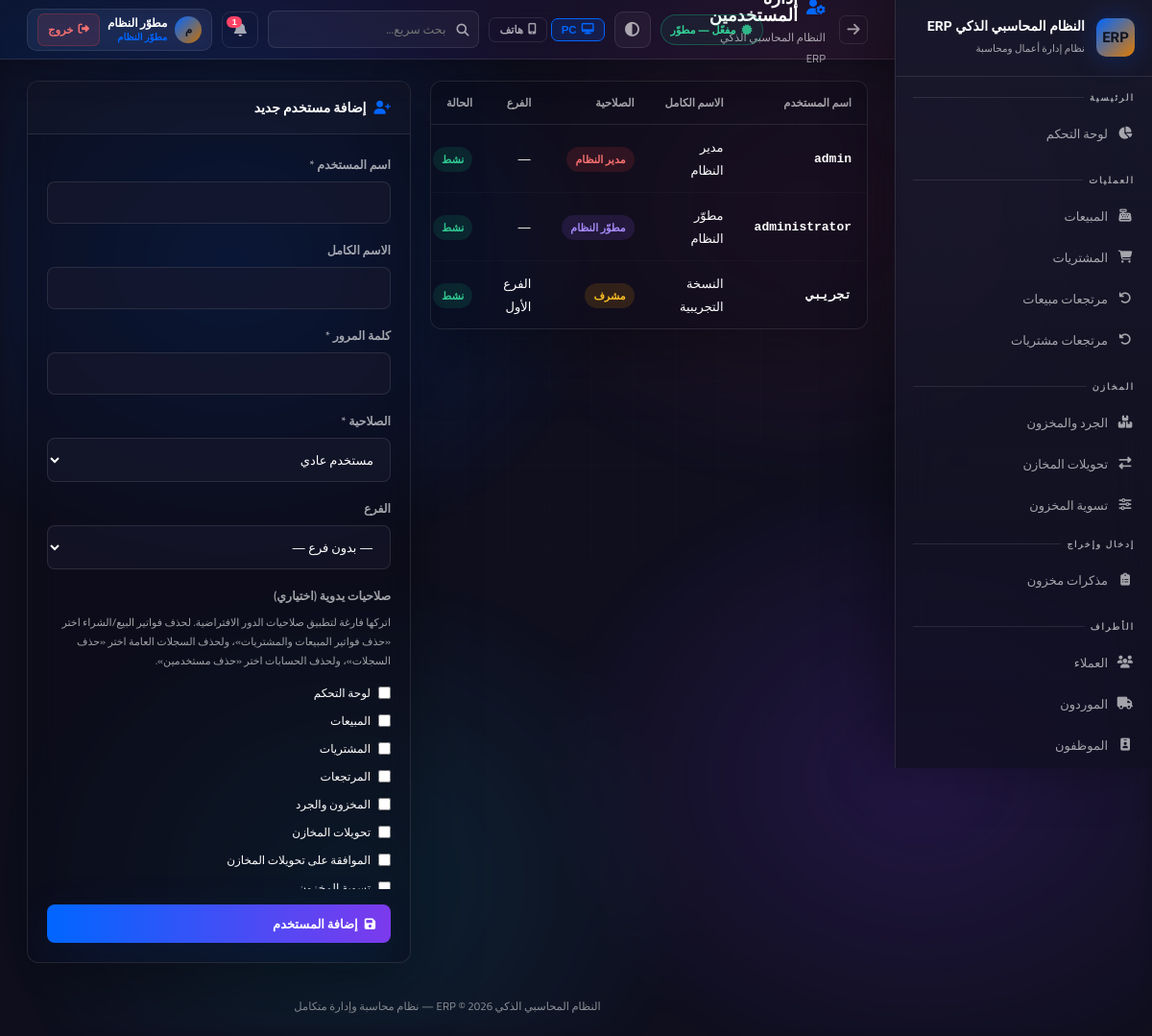
The page /settings/users (signed in) on the database as committed earlier.
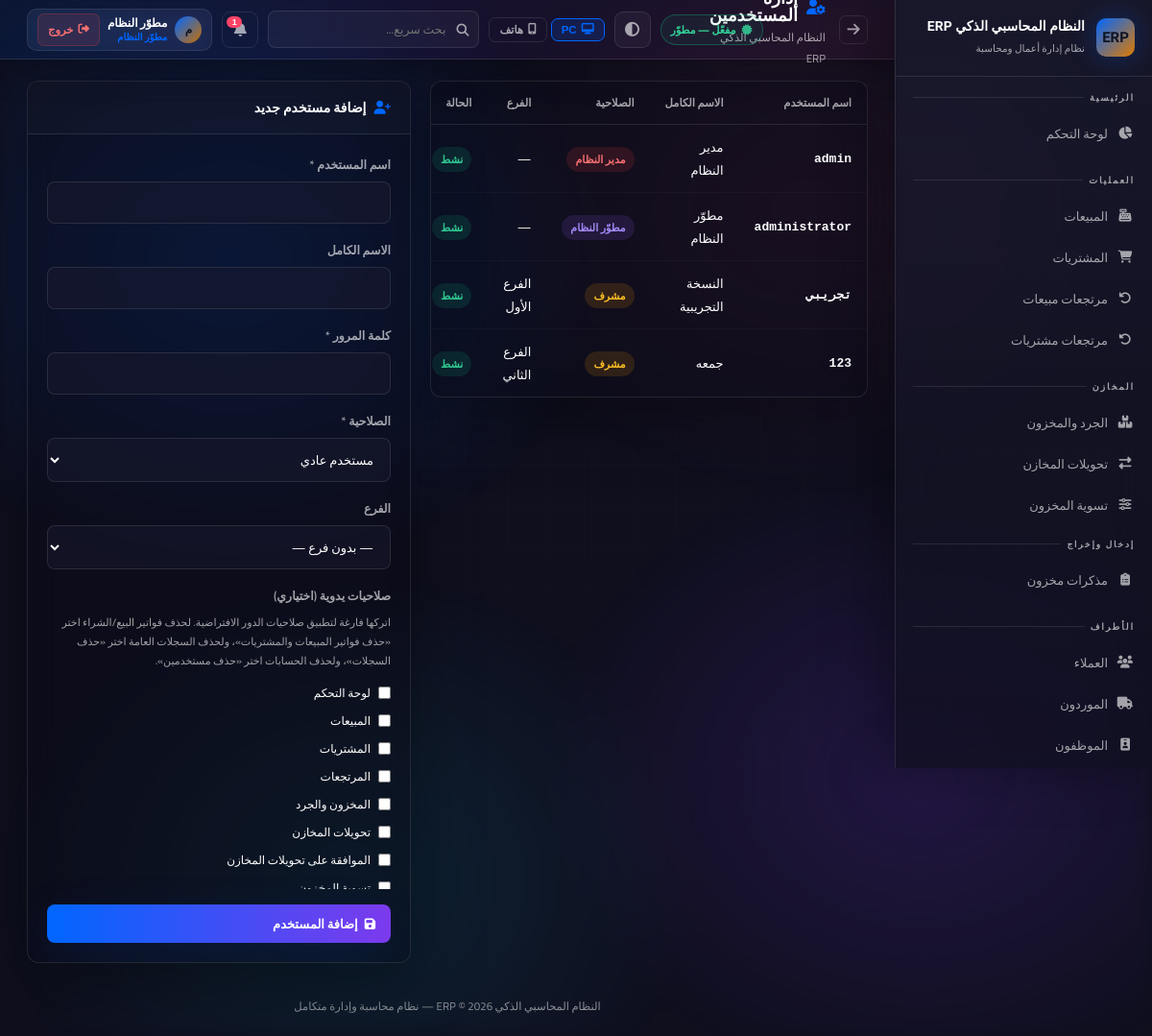
The same page on the database as committed later.
### app.py (models this page shows, shortened)
class User(UserMixin, db.Model):
    id = db.Column(db.Integer, primary_key=True)
    username = db.Column(db.String(80), unique=True, nullable=False)
    password_hash = db.Column(db.String(256))
    full_name = db.Column(db.String(120))
    role = db.Column(db.String(20), default='user')  # developer, admin, manager, user
    branch_id = db.Column(db.Integer, db.ForeignKey('branch.id'))
    is_active = db.Column(db.Boolean, default=True)
    created_at = db.Column(db.DateTime, default=datetime.utcnow)
    last_seen = db.Column(db.DateTime, nullable=True)
    last_ip = db.Column(db.String(64), nullable=True)
    last_user_agent = db.Column(db.String(256), nullable=True)
    permissions = db.Column(db.Text)  # JSON list of permission keys; empty = استخدام صلاحيات الدور

class Branch(db.Model):
    id = db.Column(db.Integer, primary_key=True)
    name = db.Column(db.String(100), nullable=False)
    address = db.Column(db.String(200))
    phone = db.Column(db.String(20))
    is_active = db.Column(db.Boolean, default=True)
    users = db.relationship('User', backref='branch', lazy=True)
    warehouses = db.relationship('Warehouse', backref='branch', lazy=True)

### app.py (the view)
@app.route('/settings/users')
@login_required
@admin_required
def users():
    q = User.query
    if current_user.role != 'developer':
        q = q.filter(User.role != 'developer')
    users = q.order_by(User.id).all()
    branches = Branch.query.filter_by(is_active=True).all()
    return render_template(
        'users.html', users=users, branches=branches,
        default_perms_by_role=default_permissions_json_for_editor(current_user))

### app.py (called while the page is built, shortened)
@login_manager.user_loader
def load_user(user_id):
    return User.query.get(int(user_id))

def admin_required(f):
    @wraps(f)
    def decorated(*args, **kwargs):
        if not current_user.is_authenticated or current_user.role not in ['admin', 'manager', 'developer']:
            flash('ليس لديك صلاحية للوصول لهذه الصفحة', 'error')
            return redirect(safe_home_url_for(current_user))
        return f(*args, **kwargs)
    return decorated

def user_can(user, perm: str) -> bool:
    if not user or not user.is_authenticated:
        return False
    if getattr(user, 'role', None) == 'developer':
        return True

def user_can_approve_transfers(user) -> bool:
    if not user or not user.is_authenticated:
        return False
    if getattr(user, 'role', None) in ('developer', 'admin'):
        return True
    custom = _perm_list_from_user(user)
    if custom is not None:
        return 'transfer_approve' in custom
    return False

def user_can_delete_users_account(user) -> bool:
    if not user or not user.is_authenticated:
        return False
    if getattr(user, 'role', None) == 'developer':
        return True

### templates/users.html (shortened to what this page needs)
{% extends 'base.html' %}
{% set block_icon = 'fas fa-user-cog' %}
{% block content %}
<div class="users-grid" style="display:grid;grid-template-columns:1fr 400px;gap:20px;align-items:start;">
<div class="card"><div class="table-container"><table>
    <thead><tr><th>اسم المستخدم</th><th>الاسم الكامل</th><th>الصلاحية</th><th>الفرع</th><th>الحالة</th><th></th></tr></thead>
    <tbody>
        {% for u in users %}
        <tr>
            <td style="font-weight:600;font-family:monospace;">{{ u.username }}</td>
            <td>{{ u.full_name or '—' }}</td>
            <td>
                {% if u.role == 'developer' %}<span class="badge badge-purple">مطوّر النظام</span>
                {% elif u.role == 'admin' %}<span class="badge badge-danger">مدير النظام</span>
                {% elif u.role == 'manager' %}<span class="badge badge-warning">مشرف</span>
                {% else %}<span class="badge badge-info">مستخدم</span>{% endif %}
            </td>
            <td>{{ u.branch.name if u.branch else '—' }}</td>
            <td><span class="badge {{ 'badge-success' if u.is_active else 'badge-secondary' }}">{{ 'نشط' if u.is_active else 'معطل' }}</span></td>
        </tr>
        {% endfor %}
    </tbody>
</table></div></div>
<div class="card">
    <div class="card-header"><div class="card-title"><i class="fas fa-user-plus"></i> إضافة مستخدم جديد</div></div>
    <div class="card-body">
        <form method="POST" action="{{ url_for('add_user') }}" id="addUserForm">
            <div class="form-group"><label class="form-label">اسم المستخدم *</label><input type="text" name="username" class="form-control" required></div>
            <div class="form-group"><label class="form-label">الاسم الكامل</label><input type="text" name="full_name" class="form-control"></div>
            <div class="form-group"><label class="form-label">كلمة المرور *</label><input type="password" name="password" class="form-control" required></div>
            <div class="form-group">
                <label class="form-label">الصلاحية *</label>
                <select name="role" class="form-control" required id="addUserRole">
                    <option value="user">مستخدم عادي</option>
                </select>
            </div>
            <div class="form-group">
                <label class="form-label">الفرع</label>
                <select name="branch_id" class="form-control">
                    <option value="">— بدون فرع —</option>
                </select>
            </div>
            <div class="form-group">
                <label class="form-label">صلاحيات يدوية (اختياري)</label>
                <small style="display:block;color:var(--text-muted);margin-bottom:8px;font-size:11px;">اتركها فارغة لتطبيق صلاحيات الدور الافتراضية. لحذف فواتير البيع/الشراء اختر «حذف فواتير المبيعات والمشتريات»، ولحذف السجلات العامة اختر «حذف السجلات»، ولحذف الحسابات اختر «حذف مستخدمين».</small>
                <div style="display:grid;grid-template-columns:1fr;gap:6px;max-height:220px;overflow-y:auto;padding:4px 0;">
                    {% for key, label in permission_keys_edit %}
                    <label style="display:flex;align-items:center;gap:8px;font-size:12px;cursor:pointer;">
                        <input type="checkbox" name="perm" value="{{ key }}"> {{ label }}
                    </label>
                    {% endfor %}
                </div>
            </div>
            <button type="submit" class="btn btn-primary" style="width:100%;"><i class="fas fa-save"></i> إضافة المستخدم</button>
        </form>
    </div>
    </div>
</div>
{% endblock %}

### templates/base.html (shortened to what the changed rows need)
<!DOCTYPE html>
<html lang="ar" dir="rtl" data-theme="dark" data-layout-default="{{ layout_max_width | default('1400px') }}">
<head>
    <link rel="stylesheet" href="https://cdnjs.cloudflare.com/ajax/libs/font-awesome/6.5.0/css/all.min.css">
    <link rel="stylesheet" href="{{ url_for('static', filename='css/style.css') }}">
</head>
<body>
<main class="main-content">
    <div class="topbar">
        <div class="topbar-right">
            <div style="display:flex;align-items:center;gap:8px;padding:4px 10px;border-radius:10px;
                        background:rgba(255,255,255,.05);border:1px solid rgba(255,255,255,.09);
                        backdrop-filter:blur(12px);-webkit-backdrop-filter:blur(12px);flex-shrink:0;">
                <div style="width:28px;height:28px;border-radius:50%;background:linear-gradient(135deg,var(--accent),#c97000);
                            display:flex;align-items:center;justify-content:center;font-size:12px;font-weight:800;color:#0f1422;flex-shrink:0;">
                    {{ (current_user.full_name or current_user.username)[0] }}
                </div>
                <div style="line-height:1.3;min-width:0;">
                    <div style="font-size:12px;font-weight:700;color:var(--text);white-space:nowrap;overflow:hidden;text-overflow:ellipsis;max-width:100px;">
                        {{ current_user.full_name or current_user.username }}
                    </div>
                    <div style="font-size:10px;color:var(--accent);font-weight:600;">
                        {% if current_user.role=='developer' %}مطوّر النظام
                        {% elif current_user.role=='admin' %}مدير النظام
                        {% elif current_user.role=='manager' %}مشرف
                        {% else %}مستخدم{% endif %}
                    </div>
                </div>
                <a href="{{ url_for('logout') }}" title="تسجيل الخروج"
                   style="display:flex;align-items:center;gap:5px;padding:5px 10px;border-radius:7px;
                          background:rgba(239,68,68,.12);border:1px solid rgba(239,68,68,.25);
                          color:#f87171;font-size:11.5px;font-weight:700;text-decoration:none;white-space:nowrap;
                          transition:all .18s;flex-shrink:0;"
                   onmouseover="this.style.background='rgba(239,68,68,.22)';this.style.borderColor='rgba(239,68,68,.5)'"
                   onmouseout="this.style.background='rgba(239,68,68,.12)';this.style.borderColor='rgba(239,68,68,.25)'">
                    <i class="fas fa-sign-out-alt"></i> خروج
                </a>
            </div>
        </div>
    </div>
    <div class="content fade-in">
        {% block content %}{% endblock %}
    </div>
</main>
</body>
</html>

Rows that differ between the two databases and show on the page:
added User: username "123", full_name "جمعه", role "مشرف", branch "الفرع الثاني", is_active "نشط"
